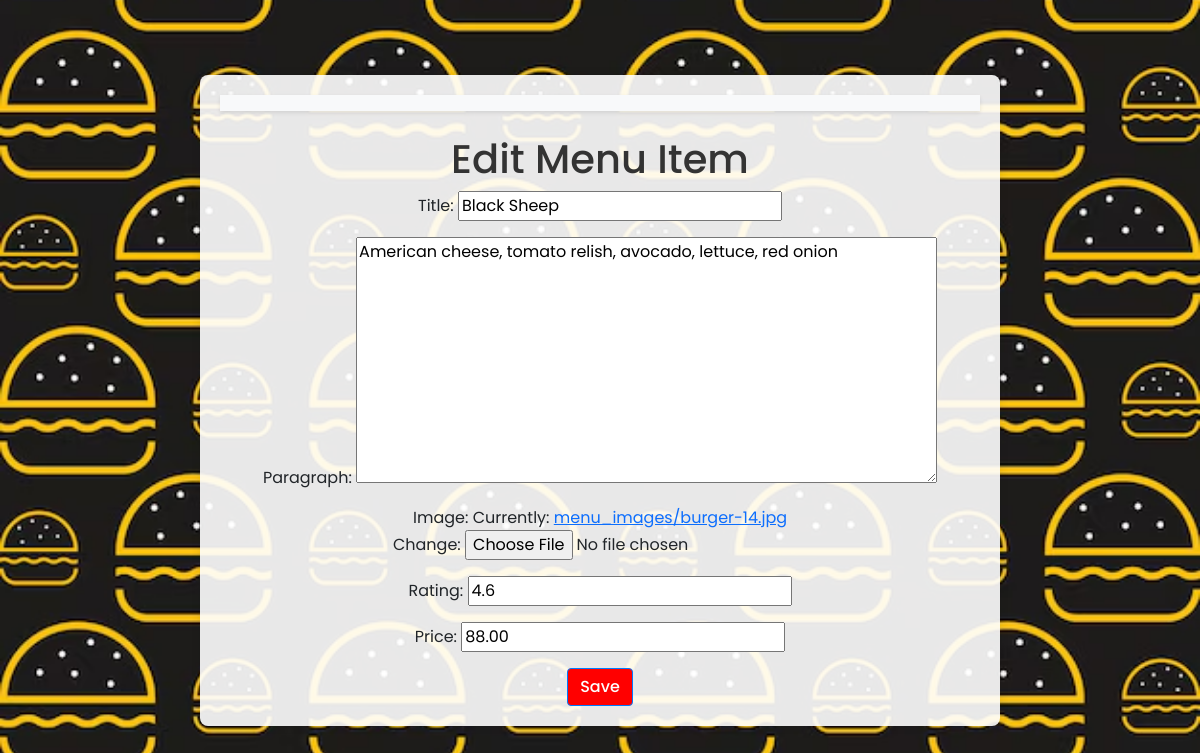
The app's page /menu-items/8/update/ (signed in) with its own data.
### food/models.py (models this page shows, shortened)
class Food(models.Model):
    title = models.CharField(max_length=255)
    paragraph = models.TextField()
    image = models.ImageField(upload_to='menu_images/')
    rating = models.FloatField()
    price = models.DecimalField(max_digits=6, decimal_places=2)

### food/views.py (the view)
# urls.py: path('menu-items/<int:pk>/update/', views.menu_item_update, name='admin_menu_item_update'),
@login_required
def menu_item_update(request, pk):
    menu_item = get_object_or_404(Food, pk=pk)
    if request.method == 'POST':
        form = FoodForm(request.POST, request.FILES, instance=menu_item)
        if form.is_valid():
            form.save()
            return redirect('admin_menu_item_list')
    else:
        form = FoodForm(instance=menu_item)
    return render(request, 'yash/menu_item_form.html', {'form': form})

### food/forms.py
class FoodForm(forms.ModelForm):
    class Meta:
        model = Food
        fields = ['title', 'paragraph', 'image','rating','price']

### food/templates/yash/menu_item_form.html (shortened to what this page needs)
{% extends 'yash/base.html' %}
{% block content %}
    <h1>{% if form.instance.pk %}Edit{% else %}Add{% endif %} Menu Item</h1>
    <form method="post" enctype="multipart/form-data">
        {{ form.as_p }}
        <button type="submit" class="btn btn-primary">Save</button>
    </form>
{% endblock %}

### food/templates/yash/base.html (style rules this page uses)
body { font-family: 'Poppins', sans-serif; background-color: #f8f9fa; display: flex; align-items: center; justify-content: center; height: 100vh; margin: 0; position: relative; }
h1, h2, h3 { color: #333; }
.btn-primary { background-color: #FF0000; border-color: #007bff; color: #fff; transition: background-color 0.3s ease, transform 0.3s ease, color 0.3s ease; font-weight: 500; }

### records on screen
Food: title "Black Sheep", paragraph "American cheese, tomato relish, avocado, lettuce, red onion", rating "4.6", price "88.00"
